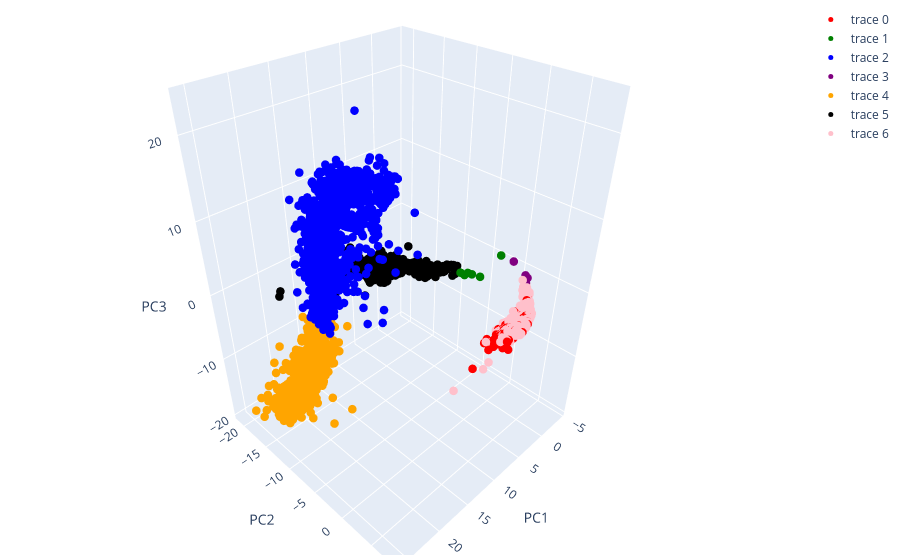

Write notebook code for a chart like this one.
### Code cell
# plot the model predicted class in feature space
import plotly.graph_objects as go

feat_1 = "pc1"
feat_2 = "pc2"

alpha = [1,1,1,1,1,1,1]

if num_PCA_components == 2:
  fig, ax = plt.subplots()
  for j in classes:
    df = class_dfs[j]
    ax.scatter(df[feat_1], df[feat_2], c = colors[j], label = "class " + str(j), alpha = alpha[j])


  leg = ax.legend(loc="upper left")

  ax.set(xlabel = "PC1", ylabel = "PC2", title = "")
  plt.show()


if num_PCA_components == 3:
  class_dfs = [] # list of dfs for each cluster

  for i in classes:
    df = feats_df[feats_df["cluster"] == i]
    df.reset_index(inplace = True, drop = True)
    class_dfs.append(df)

  feat_3 = "pc3"

  traces = []

  for i, df in enumerate(class_dfs):
    color = colors[i]
    cur_alpha = alpha[i]
    
    trace = go.Scatter3d(x=df[feat_1],y=df[feat_2],z=df[feat_3], mode='markers',
        marker=dict(
            size=5,
            color=color,
            opacity=cur_alpha
        )
    )
    traces.append(trace)


  fig = go.Figure(data=traces)
  fig.update_layout(margin=dict(l=5, r=5, b=5, t=5))
  fig.update_layout(scene=dict(
          xaxis_title='PC1',
          yaxis_title='PC2',
          zaxis_title='PC3'
      ))
  fig.show()

### Figure 1 — Plotly figure (JSON) as saved in the notebook; plotly's stock layout.template omitted (floating-point values rounded to 4 significant figures; data arrays with more than 128 entries replaced by an {"elided": "..."} marker saying what was removed)
{"data": [{"marker": {"color": "red", "opacity": 1, "size": 5}, "mode": "markers", "type": "scatter3d", "x": {"elided": "2396 float values"}, "y": {"elided": "2396 float values"}, "z": {"elided": "2396 float values"}}, {"marker": {"color": "green", "opacity": 1, "size": 5}, "mode": "markers", "type": "scatter3d", "x": {"elided": "10644 float values"}, "y": {"elided": "10644 float values"}, "z": {"elided": "10644 float values"}}, {"marker": {"color": "blue", "opacity": 1, "size": 5}, "mode": "markers", "type": "scatter3d", "x": {"elided": "942 float values"}, "y": {"elided": "942 float values"}, "z": {"elided": "942 float values"}}, {"marker": {"color": "purple", "opacity": 1, "size": 5}, "mode": "markers", "type": "scatter3d", "x": {"elided": "9399 float values"}, "y": {"elided": "9399 float values"}, "z": {"elided": "9399 float values"}}, {"marker": {"color": "orange", "opacity": 1, "size": 5}, "mode": "markers", "type": "scatter3d", "x": {"elided": "833 float values"}, "y": {"elided": "833 float values"}, "z": {"elided": "833 float values"}}, {"marker": {"color": "black", "opacity": 1, "size": 5}, "mode": "markers", "type": "scatter3d", "x": {"elided": "982 float values"}, "y": {"elided": "982 float values"}, "z": {"elided": "982 float values"}}, {"marker": {"color": "pink", "opacity": 1, "size": 5}, "mode": "markers", "type": "scatter3d", "x": {"elided": "8574 float values"}, "y": {"elided": "8574 float values"}, "z": {"elided": "8574 float values"}}], "layout": {"margin": {"b": 5, "l": 5, "r": 5, "t": 5}, "scene": {"xaxis": {"title": {"text": "PC1"}}, "yaxis": {"title": {"text": "PC2"}}, "zaxis": {"title": {"text": "PC3"}}}}}
